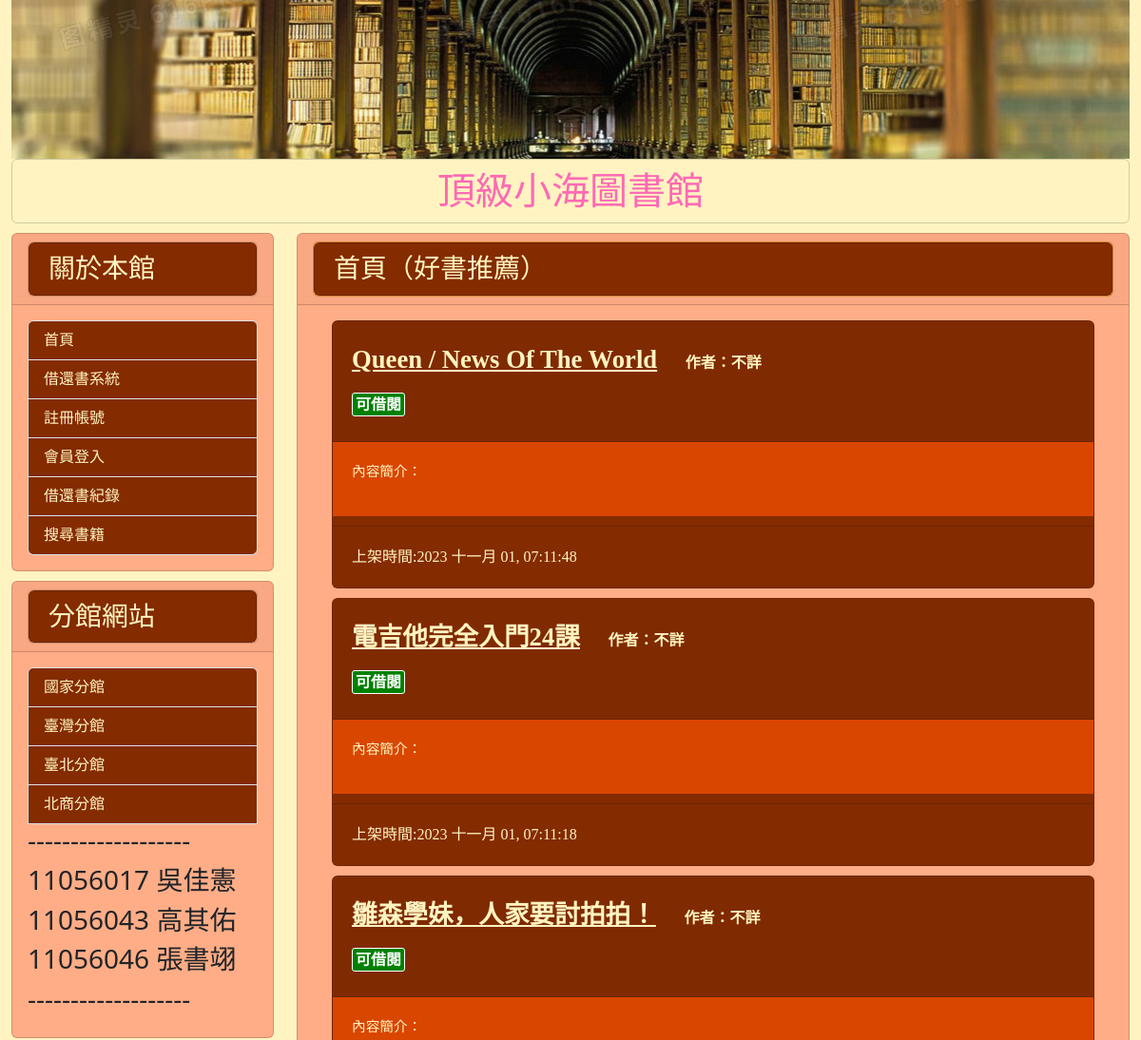
The app's page / (upper part), older data.
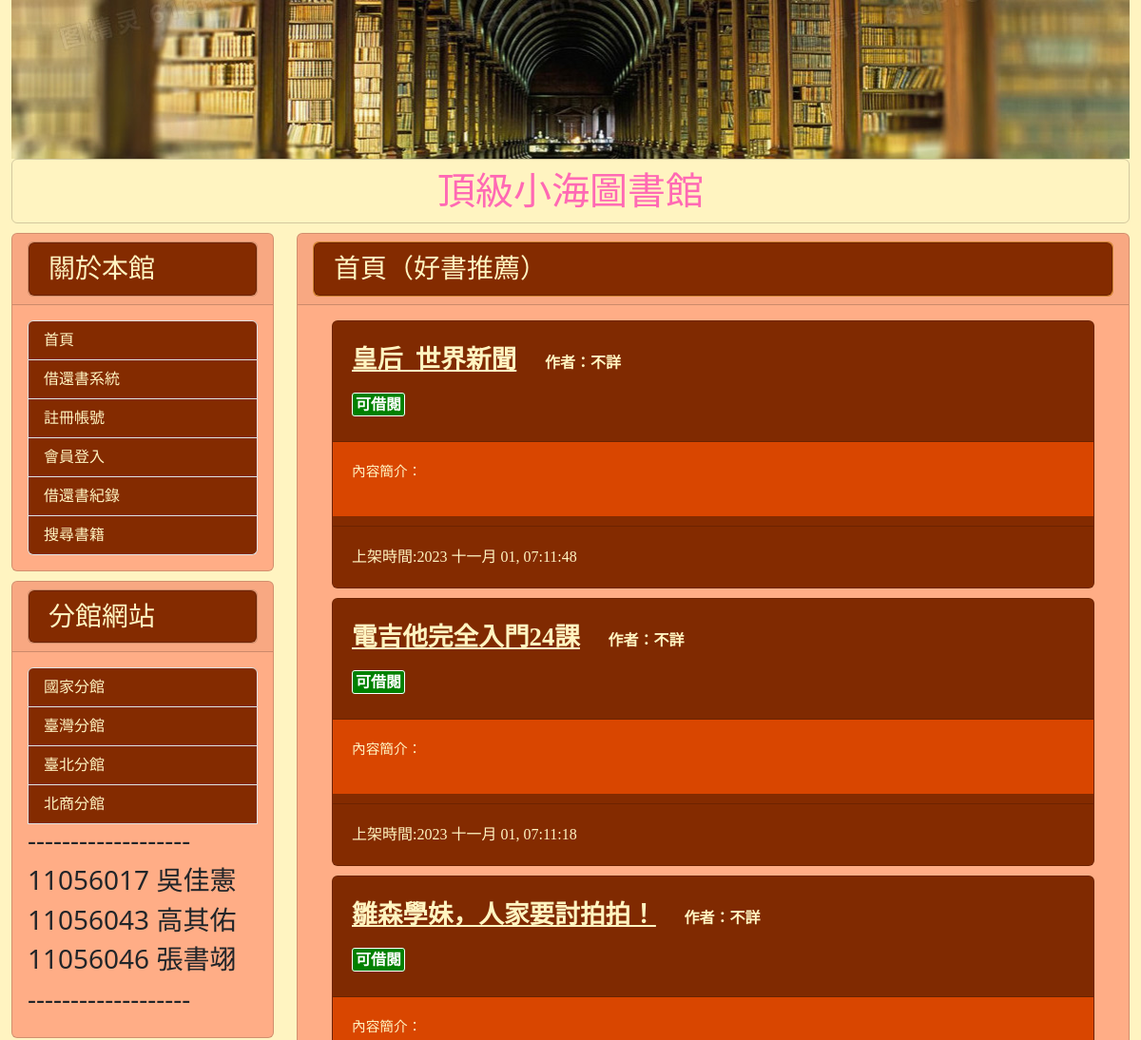
The same page, newer data.
### mysite/models.py (models this page shows, shortened)
class Post(models.Model):
    title = models.CharField(max_length=50)
    write = models.CharField(max_length=50, default="不詳")
    slug = models.CharField(max_length=200)
    bookstype=[("一般書籍","一般書籍"),("教學用書","教學用書")]
    category = models.CharField(max_length=20, choices=bookstype, default="一般書籍")
    intro = models.TextField(default="", blank=True)
    photolink = models.TextField(default="", blank=True)
    body = models.TextField()
    isBorrow = models.BooleanField(_("外借中"), default=False)
    pub_date = models.DateTimeField(auto_now_add=True)
    tags = models.ManyToManyField('Tag', blank=True)
    @property
    def formatted_is_borrow(self):
        if self.isBorrow:
            print(f'{self.title} is borrowed')
            return '<span style="color: white; background-color: red; border: 1px solid white; padding: 3px; border-radius: 3px;">外借中</span>'
        else:
            print(f'{self.title} is available for borrowing')
            return '<span style="color: white; background-color: green; border: 1px solid white;padding: 3px; border-radius: 3px;">可借閱</span>'
    formatted_is_borrow.fget.short_description = "外借狀態"
    class Meta:
        ordering = ("-pub_date",)

### mysite/views.py (the view)
# urls.py: path("",mv.homepage, name="homepage"),
def homepage(request):
    posts=Post.objects.all()
    now=datetime.now()
    return render(request,"index.html",locals())

### templates/index.html (shortened to what this page needs)
{% extends "base.html" %}
{% block headmessage %}
    <div class="card" style="background-color:#FFA042;">
        <div class="card" style="background-color:#842B00;">
            <h3 style="font-family:微軟正黑體; color:#FFF4C1; margin-left: 10px; margin-bottom: 0px; padding: 10px">首頁（好書推薦）</h3>
        </div>
    </div>
{% endblock headmessage %}
{% block content %}
{% for post in posts %}
<div class="card" style="background-color: #842B00; margin-bottom: 10px; margin-left: 20px; margin-right: 20px;">
    <div class="card-header" style="padding: 10px;">
        <p style="font-family: 微軟正黑體; font-size: 14pt; font-weight: bold; color: #FFF4C1; margin-top: 10px;">
            <a href="/post/{{post.slug}}" style="font-family: 微軟正黑體; font-size: 20pt; font-weight: bold; color: #FFF4C1; padding: 10px; display: inline;">{{post.title}}</a>
            <span style="font-family: 微軟正黑體; font-size: 12pt; font-weight: bold; color: #FFF4C1; margin-left: 15px; margin-top: 0; margin-bottom: 0; margin-right: 20px;">作者：{{post.write}}</span>
        </p>
        <p style="font-family: 微軟正黑體; font-size: 12pt; font-weight: bold; color: #FFF4C1; margin-left: 10px;">
            {{post.formatted_is_borrow|safe}}
        </p>
    </div>
    <div class="card-body" style="font-family: 微軟正黑體; color: #FFF4C1; background-color: #D94600; padding: 20px;">
        <p style="font-size: 11pt;">內容簡介：</p>
    </div>
    <div class="card-footer" style="font-family: 微軟正黑體; margin-top: 10px; color: #FFF4C1; background-color: #842B00; padding: 20px;">
        <p style="font-family:微軟正黑體; font-size:12pt; padding: 0px; margin-bottom: 0px;">
            上架時間:{{post.pub_date| date:"Y M d, h:m:s"}}
        </p>
    </div>
</div>
{% endfor %}
{% endblock content %}

Row changes from the older to the newer data that the page shows:
changed Post: title "Queen / News Of The World" → "皇后_世界新聞"
